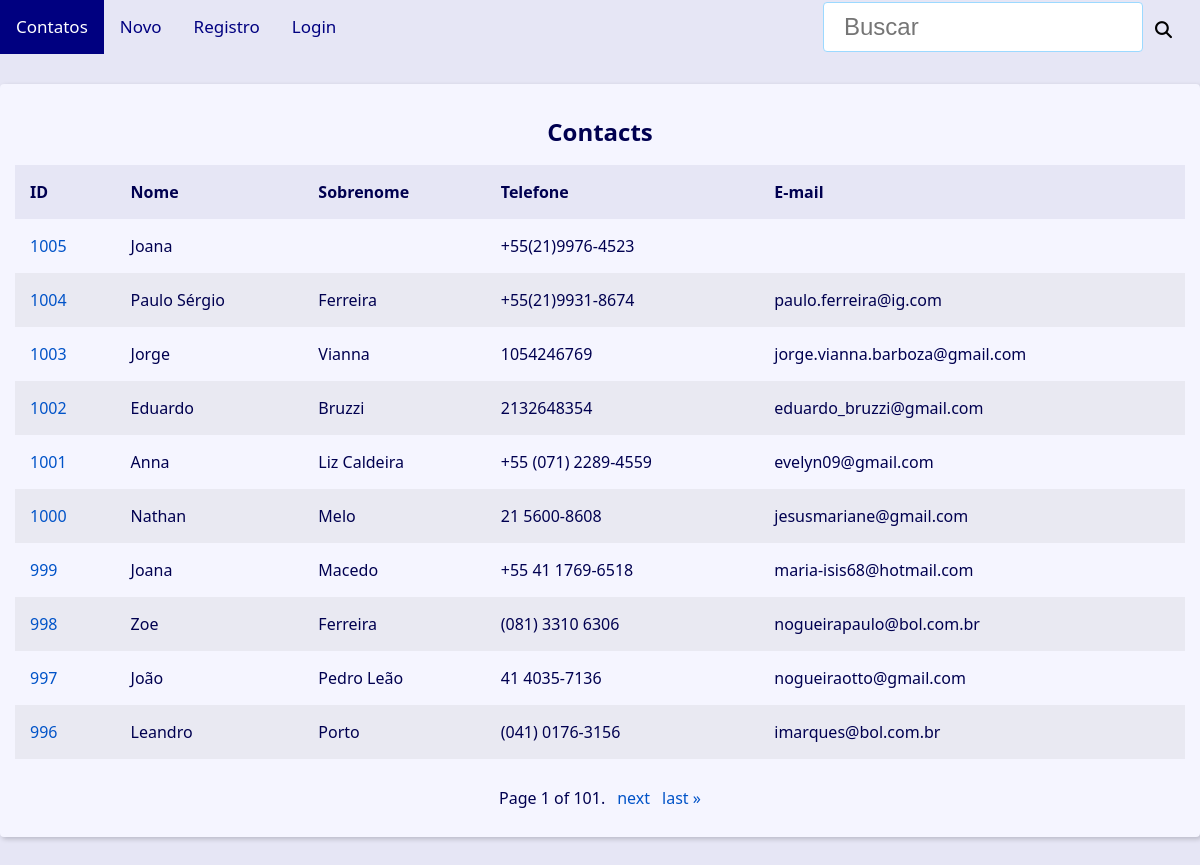
Before: / with the older database file.
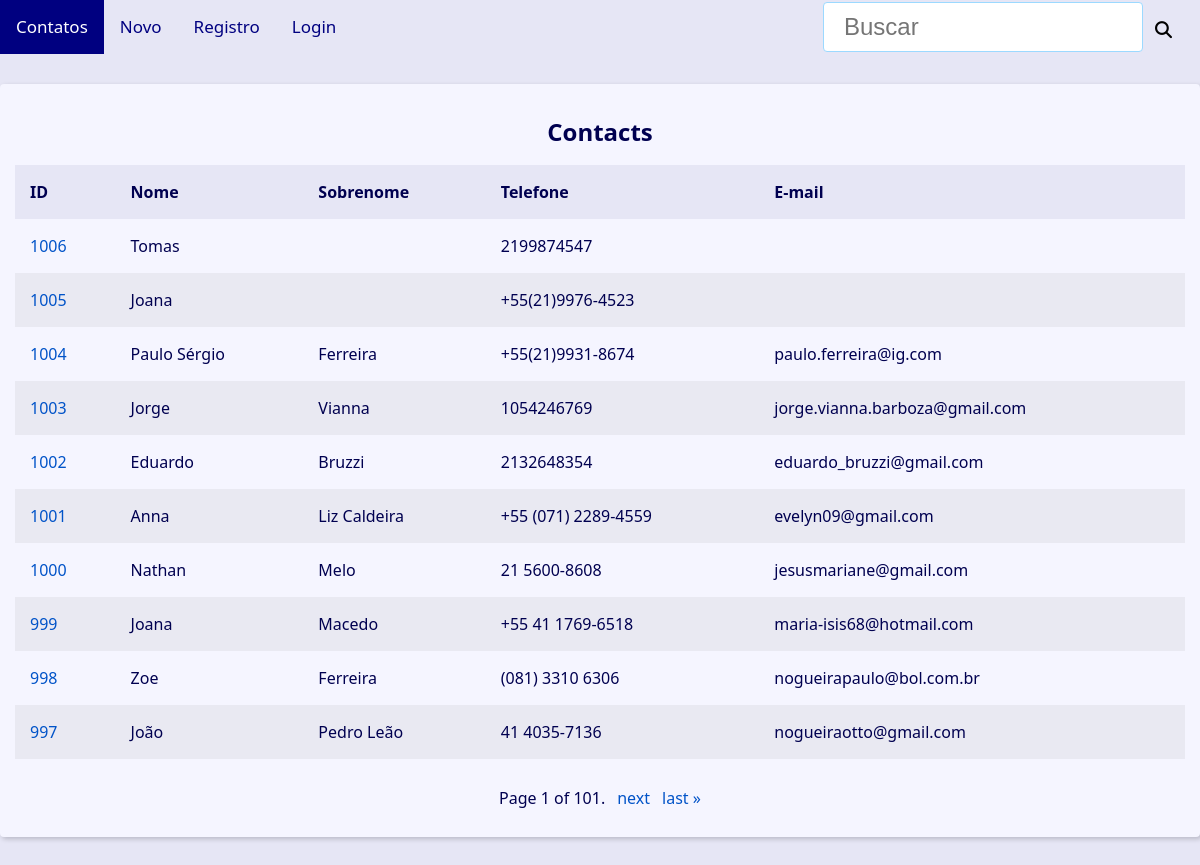
After: the same page with the newer database file.
### contact/models.py (models this page shows, shortened)
class Contact(models.Model):
    first_name = models.CharField(max_length=50)
    last_name = models.CharField(max_length=50, blank=True)
    phone = models.CharField(max_length=50)
    email = models.EmailField(max_length=254, blank=True, verbose_name='E-mail')
    created_date = models.DateTimeField(default=timezone.now)
    description = models.TextField(blank=True, verbose_name='Descrição')
    show = models.BooleanField(default=True)
    picture = models.ImageField(blank=True, upload_to='pictures/%Y/%m/', verbose_name='Imagem')
    owner = models.ForeignKey(
        User,
        on_delete=models.SET_NULL,
        blank=True, null=True
    )
    category = models.ForeignKey(
        Category,
        on_delete=models.SET_NULL,
        blank=True,
        null=True,
        verbose_name='Categoria'
    )

### contact/views/contact_views.py (the view)
# urls.py: path('', views.index, name='index'),
def index(request):
    contacts = Contact.objects \
        .filter(show=True)\
        .order_by('-id')
    paginator = Paginator(contacts, 10)
    page_number = request.GET.get("page")
    page_obj = paginator.get_page(page_number)
    context = {
        'page_obj': page_obj,
        'site_title': ' - Contatos',
    }
    return render(
        request,
        'contact/index.html',
        context
    )

### contact/templates/contact/index.html
{% extends 'global/base.html' %}
{% block content %}
  {% if page_obj %}
    <div class="responsive-table">
      <table class="contacts-table">
        <caption class="table-caption ">
          Contacts
        </caption>
        <thead>
          <tr class="table-row table-row-header">
            <th class="table-header">ID</th>
            <th class="table-header">Nome</th>
            <th class="table-header">Sobrenome</th>
            <th class="table-header">Telefone</th>
            <th class="table-header">E-mail</th>
          </tr>
        </thead>
        <tbody>
          {% for contact in page_obj %}
            <tr class="table-row">
              <td class="table-cel">
                <a
                  class="table-link"
                  href="{% url 'contact:contact' contact.id %}"
                >
                  {{ contact.id }}
                </a>
              </td>
              <td class="table-cel">
                {{ contact.first_name }}
              </td>
              <td class="table-cel">
                {{ contact.last_name }}
              </td>
              <td class="table-cel">
                {{ contact.phone }}
              </td>
              <td class="table-cel">
                {{ contact.email }}
              </td>
            </tr>
          {% endfor %}
        </tbody>
      </table>
    </div>
  {% else %}
    <div class="single-contact">
      <h1 class="single-contact-name">
        <p align="center">Nenhum contato encontrado.</p>
      </h1>
    </div>
  {% endif %}
{% endblock content %}

### base/templates/global/base.html (shortened to what this page needs)
<!DOCTYPE html>
<html lang="pt-BR">
<head>
  {% include 'global/partials/head.html' %}
</head>
<body>
  {% include 'global/partials/menu.html' %}
  <main class="content">
    {% block content %}{% endblock content %}
    {% include 'global/partials/pagination.html' %}
  </main>
</body>
</html>

### base/templates/global/partials/head.html (shortened to what this page needs)
{% load static %}
<link rel="stylesheet" href="{% static 'global/css/style.css' %}">
<link rel="stylesheet" href="{% static 'global/css/menu.css' %}">
<link rel="stylesheet" href="{% static 'fontawesomefree/css/fontawesome.css' %}" type="text/css">
<link rel="stylesheet" href="{% static 'fontawesomefree/css/solid.css' %}" type="text/css">

### base/templates/global/partials/menu.html
<div class="topnav">
  <a class="active" href="{% url 'contact:index' %}">Contatos</a>
  <a href="{% url 'contact:create' %}">Novo</a>
  <a href="#">Registro</a>
  <a href="#">Login</a>
  <div class="search-container">
    <form
      action="{% url 'contact:search' %}"
      method="GET">
      <table>
        <tr>
          <td>
            <input
              type="search"
              class="search-input"
              placeholder="Buscar"
              id="search"
              name="q"
              value="{{ request.GET.q.strip }}"
            >
          </td>
          <td>
            <button type="submit" style="background-color: rgb(230, 230, 245) !important;"><i class="fa fa-search"></i></button>
          </td>
        </tr>
      </table>
    </form>
  </div>
</div>

### base/templates/global/partials/pagination.html (shortened to what this page needs)
{% if page_obj %}
  <div class="pagination">
    <span class="step-links">
        <span class="current">
            Page {{ page_obj.number }} of {{ page_obj.paginator.num_pages }}.
        </span>
        {% if page_obj.has_next %}
            <a href="?page={{ page_obj.next_page_number }}&q={{ request.GET.q.strip }}">next</a>
            <a href="?page={{ page_obj.paginator.num_pages }}&q={{ request.GET.q.strip }}">last &raquo;</a>
        {% endif %}
    </span>
  </div>
{% endif %}

### base/static/global/css/style.css (style rules this page uses)
:root { --spacing: 1.5rem; --link-dark-color: rgb(0, 83, 200); --link-light-color: rgb(156, 217, 255); --clr-white: rgb(245, 245, 255); --clr-blue: rgb(0, 0, 80); --clr-light-gray: rgb(230, 230, 245); --clr-dark-shadow-5: rgba(0, 0, 10, 5%); --clr-dark-shadow-10: rgba(0, 0, 10, 10%); --clr-dark-shadow-20: rgba(0, 0, 10, 20%); --clr-light-shadow-5: rgba(200, 200, 255, 5%); --clr-light-shadow-10: rgba(200, 200, 255, 20%); --clr-light-shadow-20: rgba(200, 200, 255, 20%); --main-page-width: 120rem; --table-min-width: 60rem; --biggest-font-size: 5rem; --bigger-font-size: 4rem; --big-font-size: 3.2rem; --medium-font-size: 2.4rem; --small-font-size: 1.6rem; --smaller-font-size: 1.4rem; --smallest-font-size: 1.2rem; --transition-fast: 300ms; --transition-medium: 600ms; --transition-slow: 1s; --default-border-radius: 4px; }
*, *::before, *::after { margin: 0; padding: 0; box-sizing: border-box; }
html { font-size: 62.5%; }
body { font-family: system-ui, -apple-system, BlinkMacSystemFont, 'Segoe UI', Roboto, Oxygen, Ubuntu, Cantarell, 'Open Sans', 'Helvetica Neue', sans-serif; line-height: 1.5; font-size: var(--small-font-size); color: var(--clr-blue); -webkit-font-smoothing: antialiased; background: var(--clr-light-gray); }
.content { max-width: var(--main-page-width); margin: calc(var(--spacing) * 2) auto; padding: var(--spacing); background: var(--clr-white); box-shadow: 2px 2px 5px var(--clr-dark-shadow-20); border-radius: var(--default-border-radius); }
.responsive-table { width: 100%; overflow-x: auto; }
.contacts-table { width: 100%; min-width: var(--table-min-width); border-collapse: collapse; }
.table-caption { font-size: var(--medium-font-size); font-weight: bold; padding: var(--spacing); }
.table-row { text-align: left; text-overflow: ellipsis; transition: background-color var(--transition-fast) ease-in-out; }
.table-row:nth-of-type(2n) { background: var(--clr-dark-shadow-5); }
.table-row-header { background: var(--clr-light-gray); color: var(--clr-blue); }
.table-cel, .table-header { padding: var(--spacing); }
.table-link { color: var(--link-dark-color); transition: color var(--transition-fast) ease-in-out; text-decoration: none; }
.pagination { margin-top: var(--spacing); display: flex; justify-content: center; padding: calc(var(--spacing) * 0.8); font-size: var(--small-font-size); }
.pagination .step-links { display: flex; gap: calc(var(--spacing) * 0.8); }
.pagination .step-links a { color: var(--link-dark-color); transition: color var(--transition-fast) ease-in-out; text-decoration: none; display: block; }
.search-input { font-size: var(--medium-font-size); padding: 1rem 2rem; width: 100%; max-width: 32rem; border-radius: var(--default-border-radius); border: 1px solid var(--link-light-color); }

### base/static/global/css/menu.css (style rules this page uses)
.topnav { overflow: hidden; background-color: rgb(230, 230, 245); }
.topnav a { float: left; display: block; color: navy; text-align: center; padding: 14px 16px; text-decoration: none; font-size: 17px; }
.topnav a.active { background-color: #2196F3; color: white; }
.topnav .search-container { float: right; }
.topnav .search-container button { float: right; padding: 6px 10px; margin-top: 8px; margin-right: 16px; background: #ddd; font-size: 17px; border: none; cursor: pointer; }

Changed rows visible on the page:
no longer on this page (row unchanged): Contact: id "996", first_name "Leandro", last_name "Porto", phone "(041) 0176-3156", email "imarques@bol.com.br"
added Contact: id "1006", first_name "Tomas", phone "2199874547"
